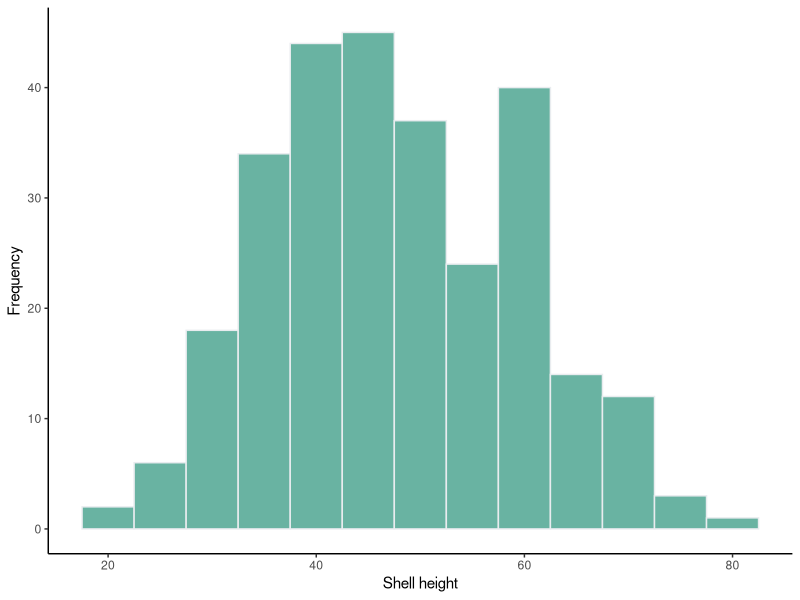
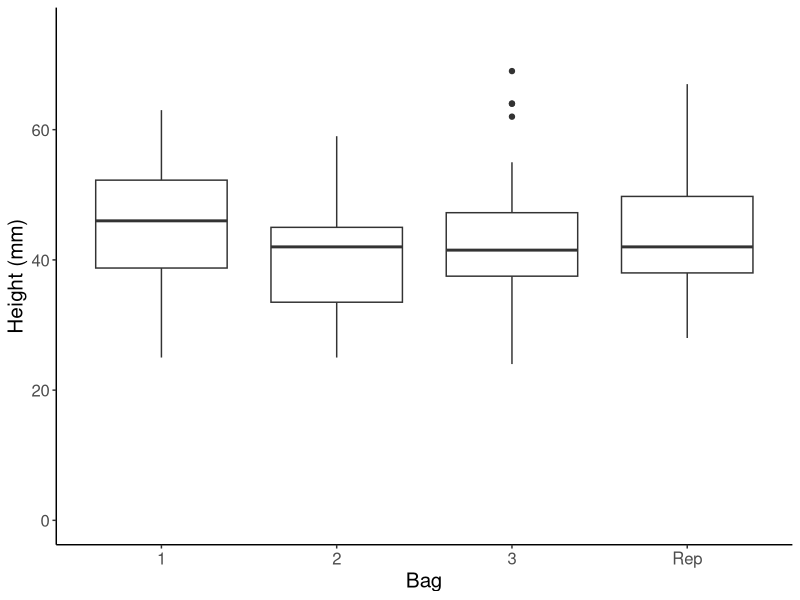
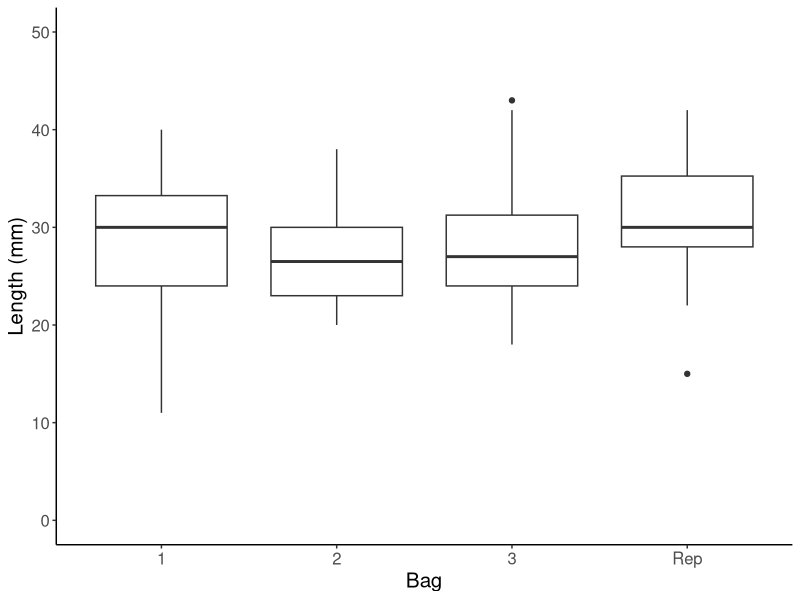
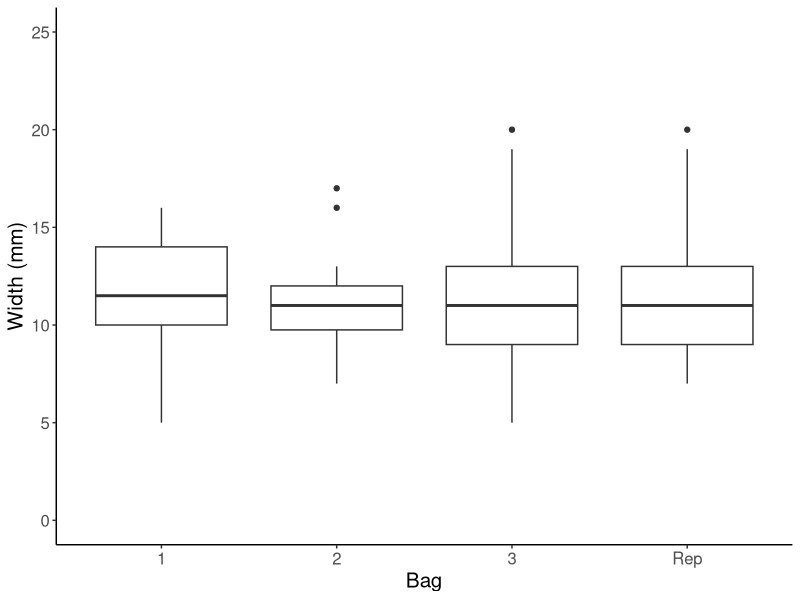
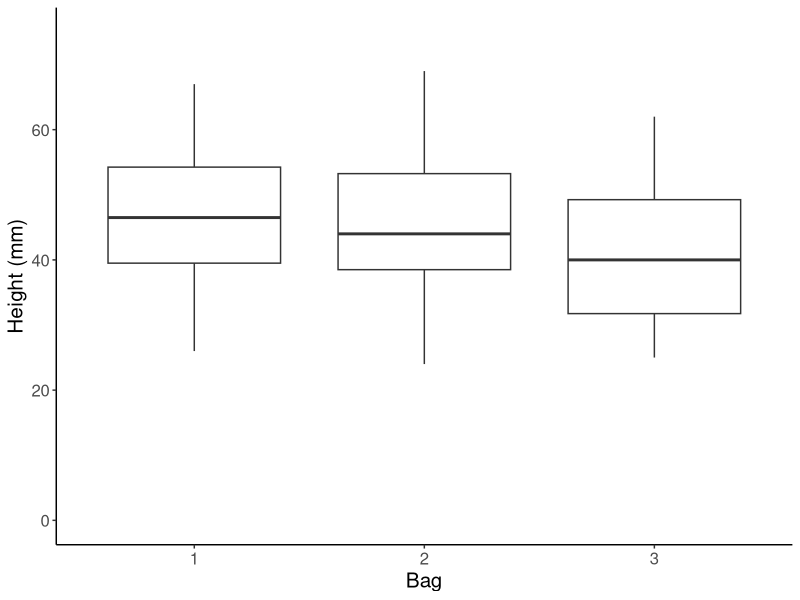
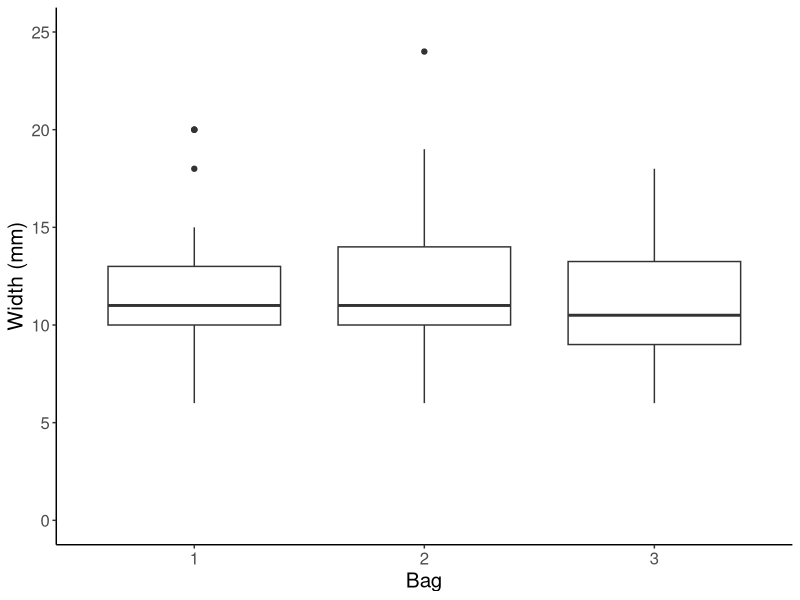
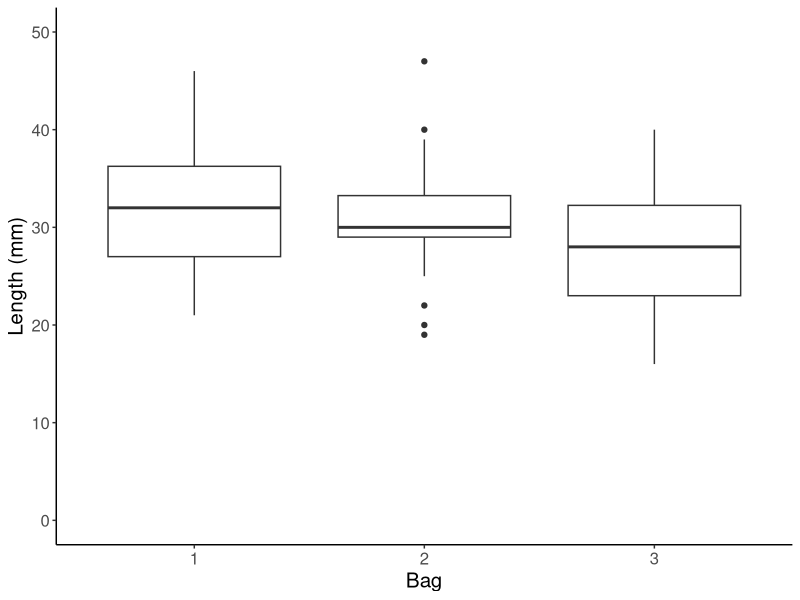
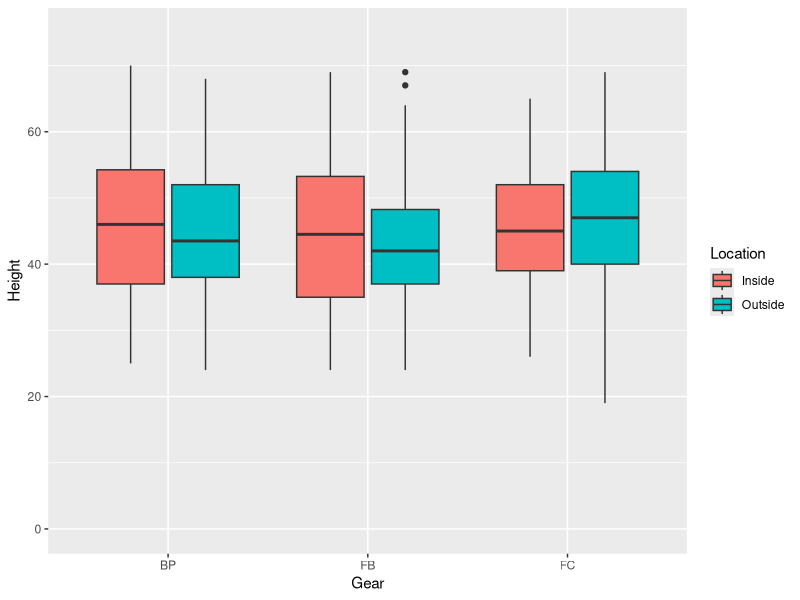

The R script that drew these images, in order:
## ---- chunk 1
initialHeights1<-c(63,32,48,61,71,41,58,69,33,34,70,61,61,51,39,45,61,60,61,67,60,55,40,69,55,29,60,46,46,53,75,42,21,35,72,61,48,46,47,73,55,31,43,37,52,56,52,40,63,48,50,19,59,59,47,63,41,41,26,35,48,64,44,60,40,49,47,35,55,45,60,42,42,46,49,56,48,45,40,37,60,59,37,28,51,61,45,35,26,54,41,44,58,39,41,47,34,47,50,52,55,43,44,45,41,26,50,38,41,58,42,37,36,48,28,24,32,29,45,70,64,67,24,35,63,56,41,37,47,55,38,75,47,43,40,39,65,50,42,42,40,60,28,36,60,64,48,48,50,49,33,34,40,43,59,46,30,38,58,43,45,35,34,37,48,58,58,42,46,57,44,24,40,40,41,37,59,57,68,40,45,49,50,35,35,30,36,30,32,70,34,41,54,29,43,52,32,37,38,70,42,32,56,37,35,58,50,38,42,43,55,60,43,68,46,60,53,55,59,55,32,50,41,64,37,59,57,52,55,50,38,60,61,37,60,62,55,45,63,47,35,62,61,65,36,62,59,42,39,49,35,50,49,46,43,45,34,44,44,30,41,49,45,41,42,48,32,80,69,69,50,46,57,45,59,63,56,51,45,51)
## ---- chunk 2
oysterAvgInitial<-mean(initialHeights1)
oysterAvgInitial
initialHeightSD<-sd(initialHeights1)
initialHeightSD
shapiro.test(initialHeights1)
## ---- chunk 3
upperLimit<-oysterAvgInitial+2*initialHeightSD
upperLimit
lowerLimit<-oysterAvgInitial-2*initialHeightSD
lowerLimit
## ---- chunk 4
initialHeights<-data.frame(initialHeights1)
## ---- chunk 5
library(ggplot2)
ggplot(initialHeights,aes(x=initialHeights1))+geom_histogram(binwidth = 5, fill="#69b3a2", color="#e9ecef")+theme_classic()+xlab("Shell height")+ylab("Frequency")
## ---- chunk 6
SamplingOne<-read.csv("6_14_22_including_lost_bag.csv")
FBout<-SamplingOne[SamplingOne$Treatment == "FBo",]
library(car)
NewBag<-as.character(FBout$Bag)
FBout$Bag<-NewBag
height.levene<-leveneTest(Height~Bag, data=FBout)
## ---- chunk 7
bag1height<- FBout[FBout$Bag == "1","Height"]
bag1height.normality<-shapiro.test(bag1height) #Normal
bag2height<- FBout[FBout$Bag == "2","Height"]
bag2height.normality<-shapiro.test(bag2height) #Normal
bag3height<- FBout[FBout$Bag == "3","Height"]
bag3height.normality<-shapiro.test(bag3height) #Normal
bag4height<- FBout[FBout$Bag == "Rep","Height"]
bag4height.normality<-shapiro.test(bag4height) #Normal
## ---- chunk 8
length.levene<-leveneTest(Length~Bag, data=FBout)
## ---- chunk 9
bag1length<- FBout[FBout$Bag == "1","Length"]
bag1length.normality<-shapiro.test(bag1length) #Normal
bag2length<- FBout[FBout$Bag == "2","Length"]
bag2length.normality<-shapiro.test(bag2length) #Normal
bag3length<- FBout[FBout$Bag == "3","Length"]
bag3length.normality<-shapiro.test(bag3length) #Normal
bag4length<- FBout[FBout$Bag == "Rep","Length"]
bag4length.normality<-shapiro.test(bag4length) #Normal
## ---- chunk 10
width.levene<-leveneTest(Width~Bag, data=FBout)
## ---- chunk 11
bag1width<- FBout[FBout$Bag == "1","Width"]
bag1width.normality<-shapiro.test(bag1width) #Normal
bag2width<- FBout[FBout$Bag == "2","Width"]
bag2width.normality<-shapiro.test(bag2width) #Not normal, p=0.0231
bag3width<- FBout[FBout$Bag == "3","Width"]
bag3width.normality<-shapiro.test(bag3width) #Normal
bag4width<- FBout[FBout$Bag == "Rep","Width"]
bag4width.normality<-shapiro.test(bag4width) #Not normal, p=0.04589
## ---- chunk 12
HeightResults<-aov(Height~Bag, data=FBout)
summary(HeightResults)
shapiro.test(HeightResults$residuals)
## ---- chunk 13
LengthResults<-aov(Length~Bag, data=FBout)
summary(LengthResults)
shapiro.test(LengthResults$residuals)
## ---- chunk 14
kruskal.test(Width~Bag, data=FBout)
## ---- chunk 15
ggplot(data = FBout, aes(x = Bag, y = Height))+geom_boxplot()+theme_classic()+xlab("Bag")+ylab("Height (mm)")+theme(text = element_text(size=15))+scale_y_continuous(limits=c(0,75))
ggplot(data = FBout, aes(x = Bag, y = Length))+geom_boxplot()+theme_classic()+xlab("Bag")+ylab("Length (mm)")+theme(text = element_text(size=15))+scale_y_continuous(limits=c(0,50))
ggplot(data = FBout, aes(x = Bag, y = Width))+geom_boxplot()+theme_classic()+xlab("Bag")+ylab("Width (mm)")+theme(text = element_text(size=15))+scale_y_continuous(limits=c(0,25))
## ---- chunk 16
FBin<-SamplingOne[SamplingOne$Treatment == "FBi",]
#Testing variances (all good)
leveneTest(Height~Bag, data=FBin)
leveneTest(Length~Bag, data=FBin)
leveneTest(Width~Bag, data=FBin)

#Testing height for normality (assumption violated)
bag1height_in<- FBin[FBin$Bag == "1","Height"]
shapiro.test(bag1height_in)
bag2height_in<- FBin[FBin$Bag == "2","Height"]
shapiro.test(bag2height_in)
bag3height_in<- FBin[FBin$Bag == "3","Height"]
shapiro.test(bag3height_in) #p=0.04558

#Testing length for normality (all good)
bag1length_in<- FBin[FBin$Bag == "1","Length"]
shapiro.test(bag1length)
bag2length_in<- FBin[FBin$Bag == "2","Length"]
shapiro.test(bag2length_in)
bag3length_in<- FBin[FBin$Bag == "3","Length"]
shapiro.test(bag3length_in)

#Testing width for normality (assumptions violated)
bag1width_in<- FBin[FBin$Bag == "1","Width"]
shapiro.test(bag1width_in) #Bag 1 not normal, p<0.001
bag2width_in<- FBin[FBin$Bag == "2","Width"]
shapiro.test(bag2width_in) #Bag 2 not normal, p=0.02344
bag3width_in<- FBin[FBin$Bag == "3","Width"]
shapiro.test(bag3width_in) #Bag 3 good
## ---- chunk 17
#Testing for significant differences between inside FB
FBin.height.interbag<-kruskal.test(Height~Bag, data=FBin)
FBin.length.interbag<-aov(Length~Bag, data=FBin)
summary(FBin.length.interbag)
FBin.width.interbag<-kruskal.test(Width~Bag, data=FBin)
## ---- chunk 18
ggplot(data = FBin, aes(x = Bag, y = Height))+geom_boxplot()+theme_classic()+xlab("Bag")+ylab("Height (mm)")+theme(text = element_text(size=15))+scale_y_continuous(limits=c(0,75))

ggplot(data = FBin, aes(x = Bag, y = Width))+geom_boxplot()+theme_classic()+xlab("Bag")+ylab("Width (mm)")+theme(text = element_text(size=15))+scale_y_continuous(limits=c(0,25))
## ---- chunk 19
ggplot(data = FBin, aes(x = Bag, y = Length))+geom_boxplot()+theme_classic()+xlab("Bag")+ylab("Length (mm)")+theme(text = element_text(size=15))+scale_y_continuous(limits=c(0,50))
## ---- chunk 20
SamplingNew<-read.csv("6_14_22.csv")
ggplot(data = SamplingNew, aes(x = Gear, y = Height, fill=Location))+geom_boxplot()+scale_y_continuous(limits=c(0,75))
## ---- chunk 21
ggplot(data = SamplingNew, aes(x = Gear, y = Length, fill=Location))+geom_boxplot()+scale_y_continuous(limits=c(0,50))
## ---- chunk 22
ggplot(data = SamplingNew, aes(x = Gear, y = Width, fill=Location))+geom_boxplot()+scale_y_continuous(limits=c(0,25))
## ---- chunk 23
ggplot(data = SamplingNew, aes(x = Gear, y = Cup.ratio, fill=Location))+geom_boxplot()+scale_y_continuous(limits=c(0,0.5))
## ---- chunk 24
ggplot(data = SamplingNew, aes(x = Gear, y = Shell.shape, fill=Location))+geom_boxplot()+scale_y_continuous(limits=c(0,8))
## ---- chunk 25
initialCI_list<-c(5.360, 6.037, 6.472, 6.021, 4.267, 6.924, 5.585, 5.862, 8.023, 6.955, 4.720, 5.820, 6.929, 6.101, 6.953, 7.536, 6.938, 6.538, 6.370, 7.339)
initialCI<-data.frame(initialCI_list)
meanInitialCI<-mean(initialCI_list)
SDInitialCI<-sd(initialCI_list)
shapiro.test(initialCI_list)
## ---- chunk 26
ggplot(initialCI,aes(x=initialCI_list))+geom_histogram(bins = 8, fill="#69b3a2", color="#e9ecef")+theme_classic()+xlab("Condition index")+ylab("Frequency")
## ---- chunk 27
library(Hmisc)
library(plotrix)
library(plyr)

turbidity<-read.csv("turbidity.csv")

#Function to calculate mean and standard error
data_summary <- function(data, varname, groupnames){
  require(plyr)
  summary_func <- function(x, col){
    c(mean = mean(x[[col]], na.rm=TRUE),
      SE = std.error(x[[col]], na.rm=TRUE))
  }
  data_sum<-ddply(data, groupnames, .fun=summary_func,
                  varname)
  #data_sum <- rename(data_sum, c("mean" = varname))
  return(data_sum)
}
#Create summary data frame
df2<-data_summary(turbidity, "Turbidity", 
                    groupnames=c("Date", "Location"))

#Convert date to factor variable
df2$Date=as.factor(df2$Date)

#Plot
ggplot(df2, aes(x=Date, y=mean, group=Location, color=Location)) + 
  geom_line() +
  geom_point()+
  geom_errorbar(aes(ymin=mean-SE, ymax=mean+SE), width=.2,
                position=position_dodge(0.05))+theme_classic()+scale_y_continuous(limits=c(0,4))+ylab("Turbidity (NTU)")
